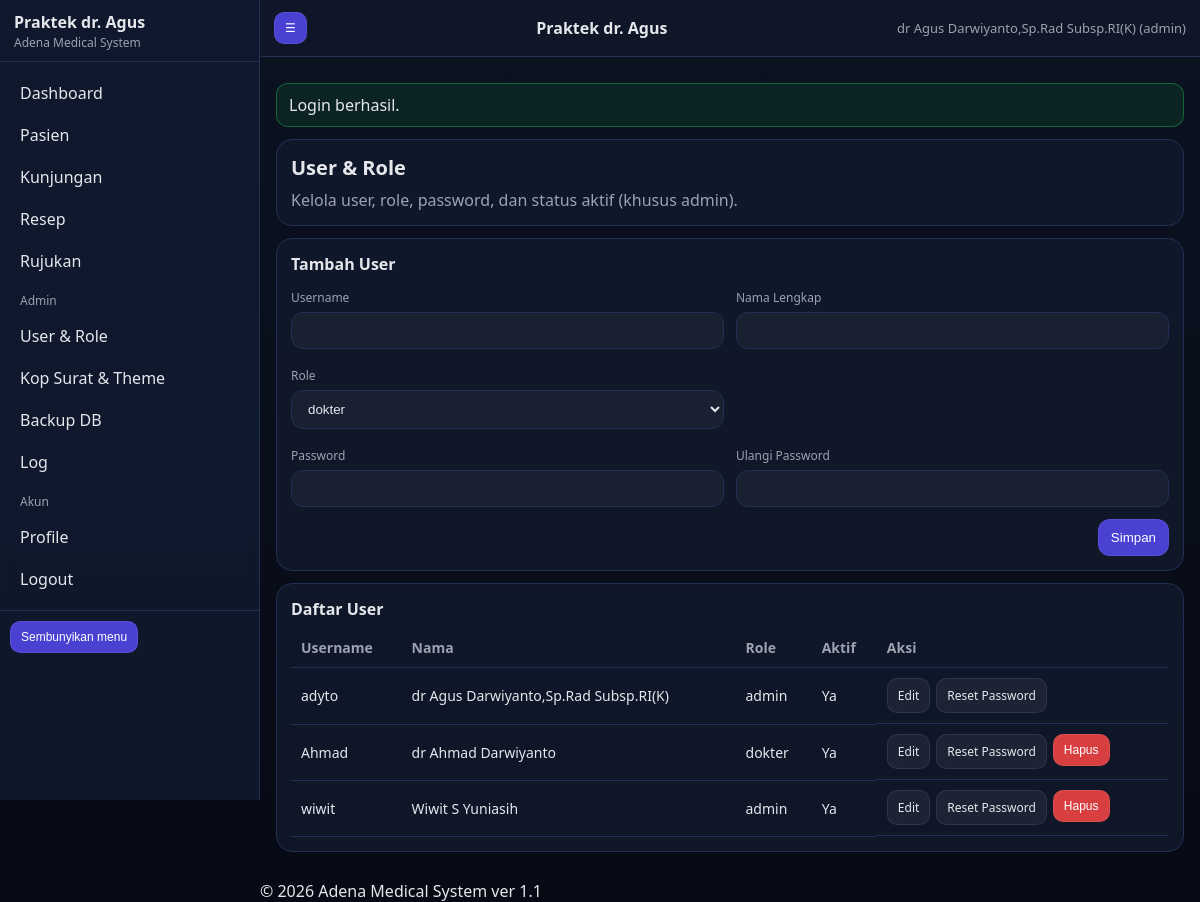
The page /users.php (signed in) on the database as committed earlier.
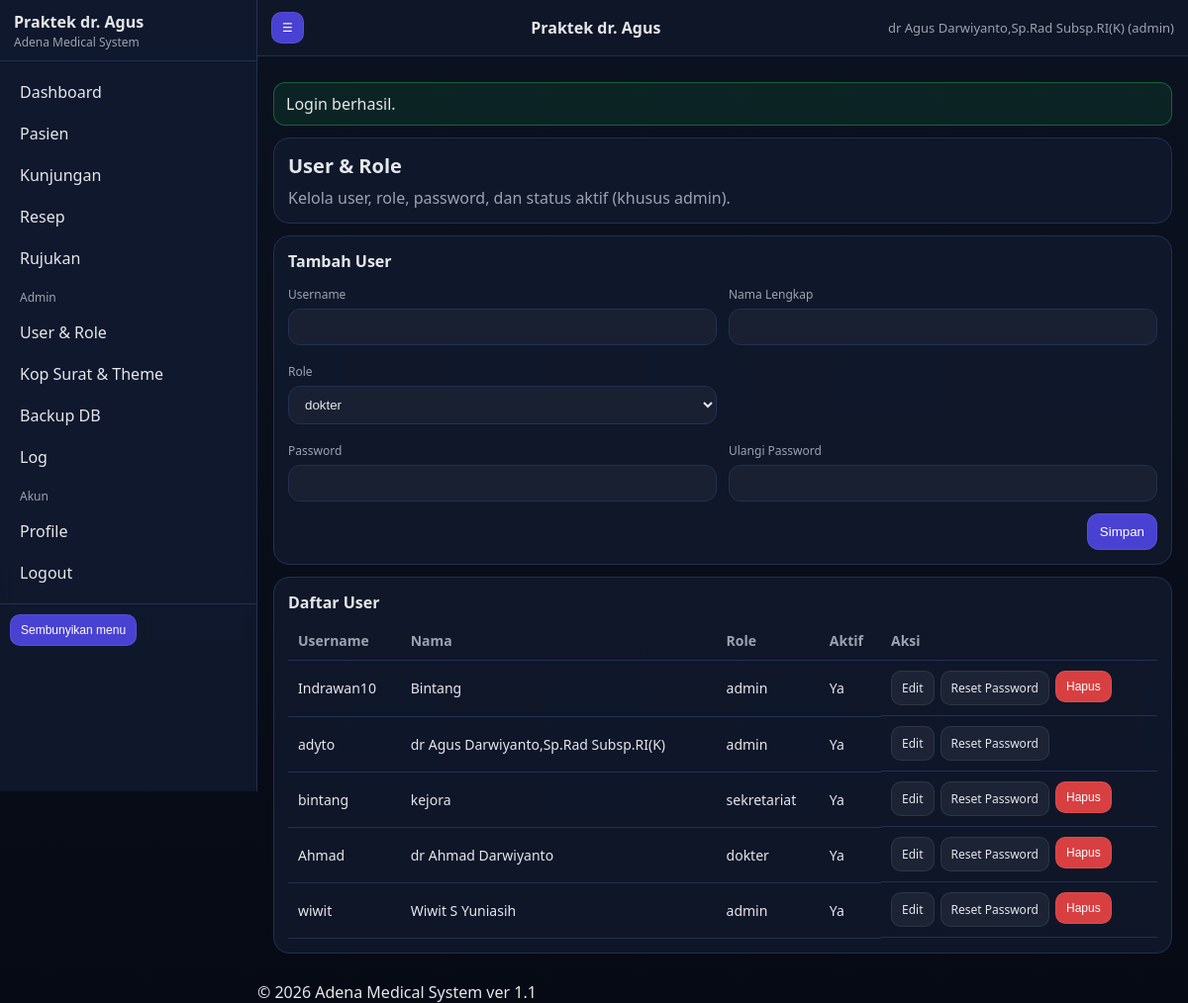
The same page on the database as committed later.
### tables this page shows
CREATE TABLE `users` (
  `id` int(11) NOT NULL,
  `username` varchar(50) NOT NULL,
  `password_hash` varchar(255) NOT NULL,
  `role` enum('admin','dokter','perawat','sekretariat') NOT NULL DEFAULT 'dokter',
  `full_name` varchar(120) DEFAULT NULL,
  `sip` varchar(80) DEFAULT NULL,
  `phone` varchar(50) DEFAULT NULL,
  `email` varchar(120) DEFAULT NULL,
  `signature_path` varchar(255) DEFAULT NULL,
  `is_active` tinyint(1) NOT NULL DEFAULT 1,
  `created_at` datetime NOT NULL,
  `updated_at` datetime DEFAULT NULL
);

### app/helpers.php (called while the page is built, shortened)
<?php
function e(string $s): string { return htmlspecialchars($s, ENT_QUOTES, 'UTF-8'); }
function config(): array {
  static $cfg = null;
  if ($cfg === null) {
    $file = __DIR__ . '/config.php';
    if (!file_exists($file)) {
      $cfg = require __DIR__ . '/config.sample.php';
    } else {
      $cfg = require $file;
    }
  }
  return $cfg;
}
function base_path(): string {
  $bp = config()['base_path'] ?? '';
  return rtrim($bp, '/');
}
function url(string $path = ''): string {
  $bp = base_path();
  $path = '/' . ltrim($path, '/');
  return $bp . $path;
}
function ensure_dirs(): void {
  $cfg = config();
}
function flash_get(string $key): ?string {
  $msg = $_SESSION['_flash'][$key] ?? null;
  return $msg;
}

### app/config.php (called while the page is built)
<?php
return array (
  'installed' => true,
  'base_path' => '/AMS',
  'db' =>
  array (
    'host' => '127.0.0.1',
    'port' => 3306,
    'name' => 'ams11',
    'user' => 'root',
    'pass' => '',
    'charset' => 'utf8mb4',
  ),
  'security' =>
  array (
    'session_name' => 'AMSSESSID',
    'csrf_key' => '922e70ba681779f204f2c06607a7a469',
  ),
  'uploads' =>
  array (
    'logo_dir' => 'C:\\xampp\\htdocs\\AMS\\install/../storage/uploads/logo',
    'signature_dir' => 'C:\\xampp\\htdocs\\AMS\\install/../storage/uploads/signature',
  ),
  'paths' =>
  array (
    'logs' => 'C:\\xampp\\htdocs\\AMS\\install/../storage/logs',
    'backups' => 'C:\\xampp\\htdocs\\AMS\\install/../storage/backups',
  ),
  'gdrive' =>
  array (
    'enabled' => false,
    'service_account_json' => 'C:\\xampp\\htdocs\\AMS\\install/../storage/credentials/gdrive_service_account.json',
    'folder_id' => '',
  ),
);

### app/auth.php (called while the page is built, shortened)
<?php
require_once __DIR__ . '/helpers.php';
require_once __DIR__ . '/db.php';
function session_boot(): void {
  $cfg = config();
}
function auth_user(): ?array {
  return $_SESSION['user'] ?? null;
}

### app/db.php (called while the page is built, shortened)
<?php
require_once __DIR__ . '/helpers.php';
function db(): PDO {
  static $pdo = null;
  if ($pdo) return $pdo;
  $cfg = config()['db'];
  $dsn = sprintf('mysql:host=%s;port=%d;dbname=%s;charset=%s',
    $cfg['host'], (int)$cfg['port'], $cfg['name'], $cfg['charset'] ?? 'utf8mb4'
  );
  $opt = [
    PDO::ATTR_ERRMODE => PDO::ERRMODE_EXCEPTION,
    PDO::ATTR_DEFAULT_FETCH_MODE => PDO::FETCH_ASSOC,
    PDO::ATTR_EMULATE_PREPARES => false,
  ];
  try {
    $pdo = new PDO($dsn, $cfg['user'], $cfg['pass'], $opt);
  } catch (Throwable $e) {
    log_app('error', 'DB connection failed', ['err' => $e->getMessage()]);
    throw $e;
  }
  return $pdo;
}

### app/controllers/common.php (called while the page is built, shortened)
<?php
require_once __DIR__ . '/../helpers.php';
require_once __DIR__ . '/../db.php';
function get_settings(): array {
  $rows = db()->query("SELECT `key`,`value` FROM settings")->fetchAll();
  $s = [];
  foreach ($rows as $r) $s[$r['key']] = $r['value'];
  return $s;
}

### users.php (the view, shortened to what this page needs)
<?php
require_once __DIR__ . '/app/auth.php';
require_once __DIR__ . '/app/db.php';
require_once __DIR__ . '/app/controllers/common.php';
$u = auth_user();
$settings = get_settings();
$rows = db()->query(
  "SELECT id,username,role,full_name,is_active,created_at
   FROM users ORDER BY created_at DESC"
)->fetchAll();
require __DIR__ . '/app/views/partials/header.php';
?>
<div class="card">
  <div class="h1">User & Role</div>
  <div class="muted">Kelola user, role, password, dan status aktif (khusus admin).</div>
</div>
<div class="card">
  <div class="h1" style="font-size:16px">Tambah User</div>
  <form method="post" class="grid" autocomplete="off">
    <div class="col-6">
      <div class="label">Username</div>
      <input class="input" name="username" required>
    </div>
    <div class="col-6">
      <div class="label">Nama Lengkap</div>
      <input class="input" name="full_name">
    </div>
    <div class="col-6">
      <div class="label">Role</div>
      <select class="input" name="role">
        <option value="dokter">dokter</option>
      </select>
    </div>
    <div class="col-6"></div>
    <div class="col-6">
      <div class="label">Password</div>
      <input class="input" type="password" name="pass1" required>
    </div>
    <div class="col-6">
      <div class="label">Ulangi Password</div>
      <input class="input" type="password" name="pass2" required>
    </div>
    <div class="col-12" style="display:flex;justify-content:flex-end">
      <button class="btn" type="submit">Simpan</button>
    </div>
  </form>
</div>
<div class="card">
  <div class="h1" style="font-size:16px">Daftar User</div>
  <table class="table">
    <thead>
      <tr>
        <th>Username</th><th>Nama</th><th>Role</th><th>Aktif</th><th>Aksi</th>
      </tr>
    </thead>
    <tbody>
      <?php foreach ($rows as $r): ?>
        <tr>
          <td><?= e($r['username']) ?></td>
          <td><?= e($r['full_name']) ?></td>
          <td><?= e($r['role']) ?></td>
          <td><?= ((int)$r['is_active']===1)?'Ya':'Tidak' ?></td>
          <td style="display:flex;gap:6px;flex-wrap:wrap">
            <details>
              <summary class="btn small secondary">Edit</summary>
            </details>
            <details>
              <summary class="btn small secondary">Reset Password</summary>
            </details>
            <?php if ((int)$r['id'] !== (int)$u['id']): ?>
              <form method="post" onsubmit="return confirm('Hapus user ini?')" style="display:inline">
                <button class="btn small danger">Hapus</button>
              </form>
            <?php endif; ?>
          </td>
        </tr>
      <?php endforeach; ?>
    </tbody>
  </table>
</div>
<?php require __DIR__ . '/app/views/partials/footer.php'; ?>

### app/views/partials/header.php (shortened to what this page needs)
<?php
require_once __DIR__ . '/../../helpers.php';
$settings = $settings ?? [];
$brand_title = $settings['brand_title'] ?? 'Praktek dr. Agus';
$badge = $settings['brand_badge'] ?? 'Adena Medical System';
$u = $u ?? null;
?>
<!doctype html>
<html lang="id">
<head>
  <link rel="stylesheet" href="<?= e(url('/public/assets/css/theme.css')) ?>">
</head>
<body>
<div class="layout">
  <aside class="sidebar no-print" id="sidebar">
    <div class="side-brand">
      <div class="side-text">
        <div class="side-title"><?= e($brand_title) ?></div>
        <div class="side-badge"><?= e($badge) ?></div>
      </div>
    </div>
    <nav class="side-nav">
      <a href="<?= e(url('/index.php')) ?>">Dashboard</a>
      <a href="<?= e(url('/patients.php')) ?>">Pasien</a>
      <a href="<?= e(url('/visits.php')) ?>">Kunjungan</a>
      <a href="<?= e(url('/prescriptions.php')) ?>">Resep</a>
      <a href="<?= e(url('/referrals.php')) ?>">Rujukan</a>
      <?php if ($u && $u['role'] === 'admin'): ?>
        <div class="nav-sep">Admin</div>
        <a href="<?= e(url('/users.php')) ?>">User & Role</a>
        <a href="<?= e(url('/settings.php')) ?>">Kop Surat & Theme</a>
        <a href="<?= e(url('/backup.php')) ?>">Backup DB</a>
        <a href="<?= e(url('/logs.php')) ?>">Log</a>
      <?php endif; ?>
      <div class="nav-sep">Akun</div>
      <a href="<?= e(url('/profile.php')) ?>">Profile</a>
      <a href="<?= e(url('/logout.php')) ?>">Logout</a>
    </nav>
    <div class="side-footer">
      <button class="btn small" type="button" onclick="toggleSidebar()">Sembunyikan menu</button>
    </div>
  </aside>
  <main class="main">
    <header class="topbar no-print">
      <button class="btn small" type="button" onclick="toggleSidebar()">☰</button>
      <div class="topbar-title"><?= e($brand_title) ?></div>
      <div class="topbar-user"><?= $u ? e($u['full_name']).' ('.e($u['role']).')' : '' ?></div>
    </header>
    <div class="container">
      <?php if ($msg = flash_get('ok')): ?><div class="alert ok"><?= e($msg) ?></div><?php endif; ?>

### app/views/partials/footer.php (shortened to what this page needs)
<?php
$settings = $settings ?? [];
$footer_text = $settings['footer_text'] ?? '© 2026 Adena Medical System ver 1.1';
?>
    </div>
    <footer class="footer no-print">
      <?= e($footer_text) ?>
    </footer>
  </main>
</div>
</body>
</html>

### public/assets/css/theme.css (style rules this page uses)
:root { --bg:#0b1220; --panel:#111a2e; --panel2:#0f172a; --text:#e5e7eb; --muted:#9ca3af; --line:#223053; --accent:#4f46e5; --danger:#ef4444; --ok:#22c55e; }
* { box-sizing:border-box }
body { margin:0;font-family:system-ui,-apple-system,Segoe UI,Roboto,Arial,sans-serif;background:linear-gradient(180deg,var(--bg),#060a14);color:var(--text) }
a { color:inherit;text-decoration:none }
.container { padding:16px;max-width:1100px;margin:0 auto }
.layout { display:flex;min-height:100vh }
.sidebar { width:260px;background:rgba(17,26,46,.92);border-right:1px solid var(--line);backdrop-filter: blur(6px);position:sticky;top:0;height:100vh;overflow:auto }
.side-brand { display:flex;gap:12px;align-items:center;padding:14px 14px 10px;border-bottom:1px solid var(--line) }
.side-title { font-weight:700;line-height:1.1 }
.side-badge { color:var(--muted);font-size:12px;margin-top:2px }
.side-nav { padding:10px }
.side-nav a { display:block;padding:10px 10px;border-radius:10px;color:var(--text) }
.nav-sep { margin:10px 10px 6px;color:var(--muted);font-size:12px }
.side-footer { padding:10px;border-top:1px solid var(--line) }
.main { flex:1 }
.topbar { display:flex;gap:10px;align-items:center;justify-content:space-between;padding:12px 14px;border-bottom:1px solid var(--line);background:rgba(15,23,42,.88);backdrop-filter: blur(6px);position:sticky;top:0;z-index:10 }
.topbar-title { font-weight:700 }
.topbar-user { color:var(--muted);font-size:13px }
.card { background:rgba(17,26,46,.8);border:1px solid var(--line);border-radius:16px;padding:14px;margin:12px 0 }
.h1 { font-size:20px;font-weight:800;margin:0 0 8px }
.muted { color:var(--muted) }
.grid { display:grid;grid-template-columns:repeat(12,1fr);gap:12px }
.col-6 { grid-column:span 6 }
.col-12 { grid-column:span 12 }
.input, select, textarea { width:100%;padding:10px 12px;border-radius:12px;border:1px solid var(--line); background:rgba(255,255,255,.04);color:var(--text);outline:none }
.label { font-size:12px;color:var(--muted);margin:6px 0 6px }
.btn { display:inline-flex;align-items:center;justify-content:center;gap:8px; padding:10px 12px;border-radius:12px;border:1px solid rgba(255,255,255,.08); background:rgba(79,70,229,.9);color:#fff;cursor:pointer }
.btn.secondary { background:rgba(255,255,255,.06);color:var(--text) }
.btn.danger { background:rgba(239,68,68,.9) }
.btn.small { padding:8px 10px;border-radius:10px;font-size:12px }
.table { width:100%;border-collapse:collapse }
.table th,.table td { border-bottom:1px solid var(--line);padding:10px;text-align:left;font-size:14px }
.table th { color:var(--muted);font-weight:600 }
.alert { padding:10px 12px;border-radius:12px;border:1px solid var(--line);margin:10px 0 }
.alert.ok { border-color:rgba(34,197,94,.4);background:rgba(34,197,94,.1) }
select option { color: #000 !important; background: #fff !important; }

Rows that differ between the two databases and show on the page:
added users: username "Indrawan10", full_name "Bintang", role "admin", is_active "Ya"
added users: username "bintang", full_name "kejora", role "sekretariat", is_active "Ya"
